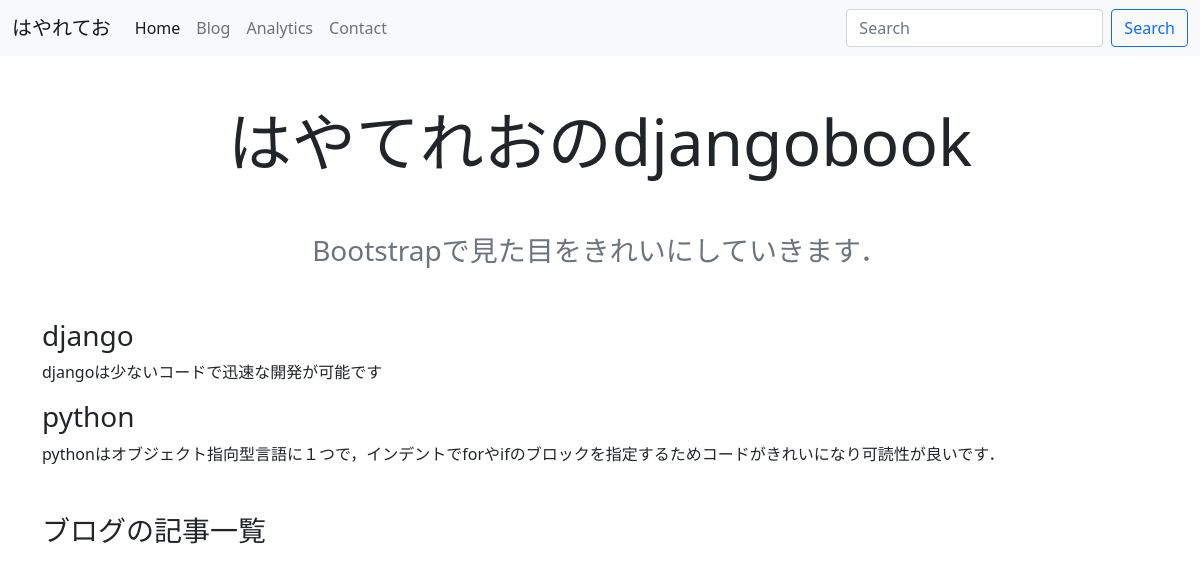
The app's page /, older data.
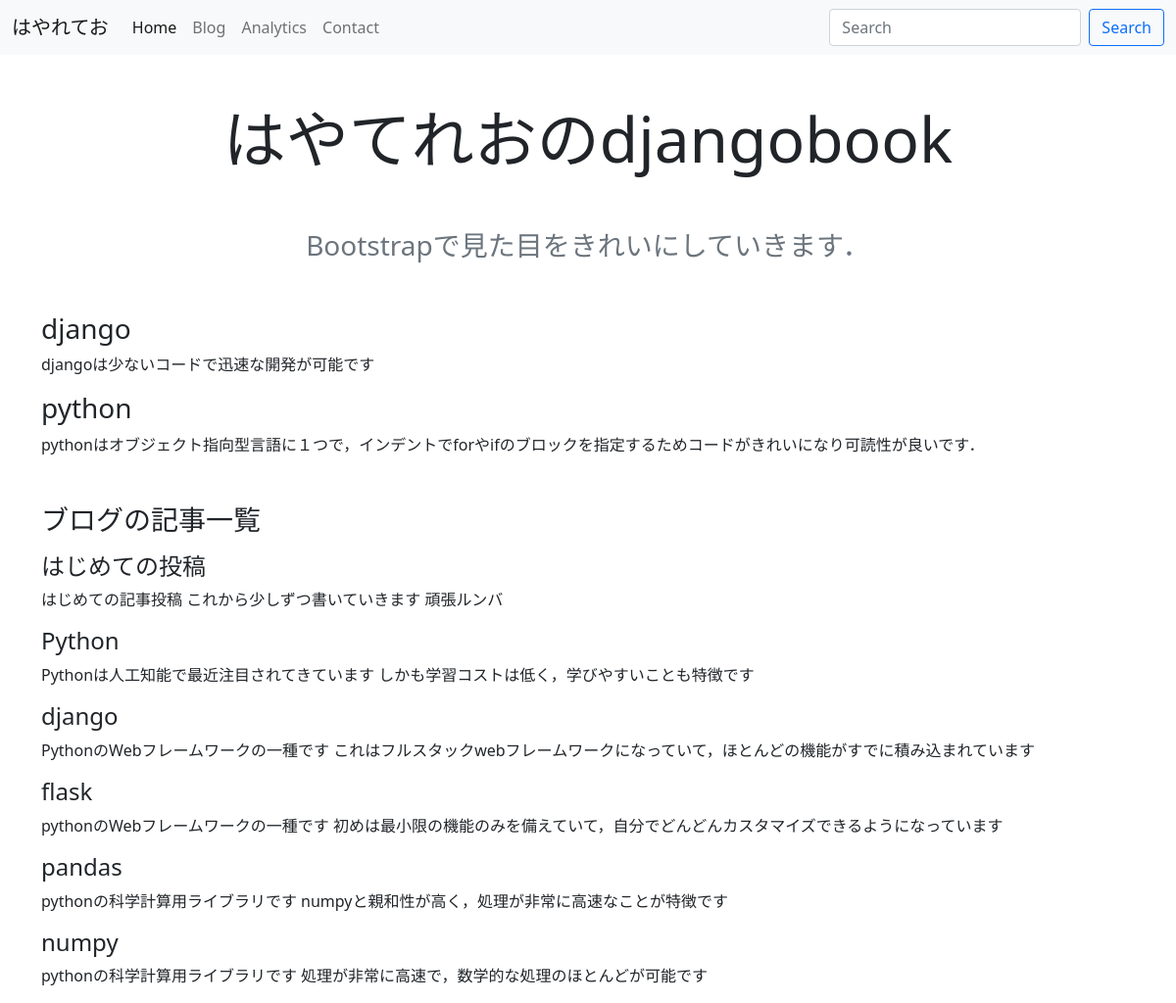
The same page, newer data.
### blog/models.py (models this page shows, shortened)
class Blog(models.Model):
    title = models.CharField(max_length=200)
    content = models.TextField(blank=True)
    category = models.ForeignKey(Category, on_delete=models.SET_NULL, blank=True, null=True)
    web_site = models.URLField(blank=True)
    updated_at = models.DateTimeField(auto_now=True)
    created_at = models.DateTimeField(auto_now_add=True)
    class Meta:
        db_table = 'blogs'

### blog/views.py (the view)
# urls.py: path('', HomeTemplateView.as_view(), name='home'),
class HomeTemplateView(TemplateView):
    template_name = 'blog/home.html'
    def get_context_data(self, **kwargs):
        context = super().get_context_data(**kwargs)
        context['blogs'] = Blog.objects.all()
        return context

### blog/templates/blog/home.html (shortened to what this page needs)
{% extends 'blog/base.html' %}
{% block homehead %}
    active
{% endblock %}
{% block main %}
    <div class="text-center mb-5">
        <h1 class="display-3 mb-5">はやてれおのdjangobook</h1>
        <p class="text-muted fs-3">Bootstrapで見た目をきれいにしていきます．</p>
    </div>
    <div class="mb-5">
        <h3>django</h3>
        <p>djangoは少ないコードで迅速な開発が可能です</p>
        <h3>python</h3>
        <p>pythonはオブジェクト指向型言語に１つで，インデントでforやifのブロックを指定するためコードがきれいになり可読性が良いです．</p>
    </div>
    <div>
        <h3 class="mb-3">ブログの記事一覧</h3>
        {% for blog in blogs %}
            <h4>{{blog.title}}</h4>
            <p>{{blog.content}}</p>
        {% endfor %}
    </div>
{% endblock %}

### blog/templates/blog/base.html (shortened to what this page needs)
<!doctype html>
<html lang="ja">
  <head>
    <link href="https://cdn.jsdelivr.net/npm/bootstrap@5.0.0-beta1/dist/css/bootstrap.min.css" rel="stylesheet">
  </head>
  <body>
    <header>
      <nav class="navbar navbar-expand-lg navbar-light bg-light">
        <div class="container-fluid">
            <a class="navbar-brand" href="{% url 'home' %}">はやれてお</a>
            <div class="collapse navbar-collapse" id="navbarSupportedContent">
            <ul class="navbar-nav me-auto mb-2 mb-lg-0">
                <li class="nav-item">
                <a class="nav-link {% block homehead %}{% endblock %}" href="{% url 'home' %}">Home</a>
                </li>
                <li class="nav-item">
                  <a class="nav-link {% block bloghead %}{% endblock %}" href="{% url 'blog' %}">Blog</a>
                </li>
                <li class="nav-item">
                  <a class="nav-link" href="#">Analytics</a>
                </li>
                <li class="nav-item">
                  <a class="nav-link {% block contacthead %}{% endblock %}" href="{% url 'contact' %}">Contact</a>
                </li>
            </ul>
            <form class="d-flex" action="{% url 'blog' %}" method="get">
                <input name="q" class="form-control me-2" type="search" placeholder="Search" aria-label="Search">
                <button class="btn btn-outline-primary" type="submit">Search</button>
            </form>
            </div>
        </div>
      </nav>
    </header>
    <main>
        <div class="container mt-5">
            {% block main %}{% endblock %}
        </div>
    </main>
  </body>
</html>

Row changes from the older to the newer data that the page shows:
added Blog: title "はじめての投稿", content "はじめての記事投稿 これから少しずつ書いていきます 頑張ルンバ"
added Blog: title "Python", content "Pythonは人工知能で最近注目されてきています しかも学習コストは低く，学びやすいことも特徴です"
added Blog: title "django", content "PythonのWebフレームワークの一種です これはフルスタックwebフレームワークになっていて，ほとんどの機能がすでに積み込まれています"
added Blog: title "flask", content "pythonのWebフレームワークの一種です 初めは最小限の機能のみを備えていて，自分でどんどんカスタマイズできるようになっています"
added Blog: title "pandas", content "pythonの科学計算用ライブラリです numpyと親和性が高く，処理が非常に高速なことが特徴です"
added Blog: title "numpy", content "pythonの科学計算用ライブラリです 処理が非常に高速で，数学的な処理のほとんどが可能です"
